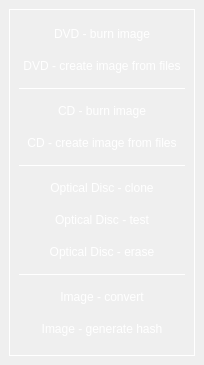
<ui version="4.0" >
 <author></author>
 <comment></comment>
 <exportmacro></exportmacro>
 <class>CDDVDAuthoring</class>
 <widget class="QWidget" name="CDDVDAuthoring" >
  <property name="geometry" >
   <rect>
    <x>0</x>
    <y>0</y>
    <width>191</width>
    <height>365</height>
   </rect>
  </property>
  <property name="windowTitle" >
   <string>CD/DVD authoring</string>
  </property>
  <layout class="QGridLayout" >
   <property name="margin" >
    <number>9</number>
   </property>
   <property name="spacing" >
    <number>6</number>
   </property>
   <item row="0" column="0" >
    <widget class="QFrame" name="frame_2" >
     <property name="palette" >
      <palette>
       <active>
        <color>
         <red>255</red>
         <green>255</green>
         <blue>255</blue>
        </color>
        <color>
         <red>85</red>
         <green>85</green>
         <blue>127</blue>
        </color>
        <color>
         <red>127</red>
         <green>127</green>
         <blue>191</blue>
        </color>
        <color>
         <red>106</red>
         <green>106</green>
         <blue>159</blue>
        </color>
        <color>
         <red>42</red>
         <green>42</green>
         <blue>63</blue>
        </color>
        <color>
         <red>56</red>
         <green>56</green>
         <blue>84</blue>
        </color>
        <color>
         <red>255</red>
         <green>255</green>
         <blue>255</blue>
        </color>
        <color>
         <red>255</red>
         <green>255</green>
         <blue>255</blue>
        </color>
        <color>
         <red>255</red>
         <green>255</green>
         <blue>255</blue>
        </color>
        <color>
         <red>0</red>
         <green>0</green>
         <blue>0</blue>
        </color>
        <color>
         <red>85</red>
         <green>85</green>
         <blue>127</blue>
        </color>
        <color>
         <red>0</red>
         <green>0</green>
         <blue>0</blue>
        </color>
        <color>
         <red>0</red>
         <green>0</green>
         <blue>0</blue>
        </color>
        <color>
         <red>255</red>
         <green>255</green>
         <blue>255</blue>
        </color>
        <color>
         <red>0</red>
         <green>0</green>
         <blue>255</blue>
        </color>
        <color>
         <red>255</red>
         <green>0</green>
         <blue>255</blue>
        </color>
        <color>
         <red>42</red>
         <green>42</green>
         <blue>63</blue>
        </color>
       </active>
       <inactive>
        <color>
         <red>255</red>
         <green>255</green>
         <blue>255</blue>
        </color>
        <color>
         <red>85</red>
         <green>85</green>
         <blue>127</blue>
        </color>
        <color>
         <red>127</red>
         <green>127</green>
         <blue>191</blue>
        </color>
        <color>
         <red>106</red>
         <green>106</green>
         <blue>159</blue>
        </color>
        <color>
         <red>42</red>
         <green>42</green>
         <blue>63</blue>
        </color>
        <color>
         <red>56</red>
         <green>56</green>
         <blue>84</blue>
        </color>
        <color>
         <red>255</red>
         <green>255</green>
         <blue>255</blue>
        </color>
        <color>
         <red>255</red>
         <green>255</green>
         <blue>255</blue>
        </color>
        <color>
         <red>255</red>
         <green>255</green>
         <blue>255</blue>
        </color>
        <color>
         <red>0</red>
         <green>0</green>
         <blue>0</blue>
        </color>
        <color>
         <red>85</red>
         <green>85</green>
         <blue>127</blue>
        </color>
        <color>
         <red>0</red>
         <green>0</green>
         <blue>0</blue>
        </color>
        <color>
         <red>0</red>
         <green>0</green>
         <blue>0</blue>
        </color>
        <color>
         <red>255</red>
         <green>255</green>
         <blue>255</blue>
        </color>
        <color>
         <red>0</red>
         <green>0</green>
         <blue>255</blue>
        </color>
        <color>
         <red>255</red>
         <green>0</green>
         <blue>255</blue>
        </color>
        <color>
         <red>42</red>
         <green>42</green>
         <blue>63</blue>
        </color>
       </inactive>
       <disabled>
        <color>
         <red>42</red>
         <green>42</green>
         <blue>63</blue>
        </color>
        <color>
         <red>85</red>
         <green>85</green>
         <blue>127</blue>
        </color>
        <color>
         <red>127</red>
         <green>127</green>
         <blue>191</blue>
        </color>
        <color>
         <red>106</red>
         <green>106</green>
         <blue>159</blue>
        </color>
        <color>
         <red>42</red>
         <green>42</green>
         <blue>63</blue>
        </color>
        <color>
         <red>56</red>
         <green>56</green>
         <blue>84</blue>
        </color>
        <color>
         <red>42</red>
         <green>42</green>
         <blue>63</blue>
        </color>
        <color>
         <red>255</red>
         <green>255</green>
         <blue>255</blue>
        </color>
        <color>
         <red>42</red>
         <green>42</green>
         <blue>63</blue>
        </color>
        <color>
         <red>85</red>
         <green>85</green>
         <blue>127</blue>
        </color>
        <color>
         <red>85</red>
         <green>85</green>
         <blue>127</blue>
        </color>
        <color>
         <red>0</red>
         <green>0</green>
         <blue>0</blue>
        </color>
        <color>
         <red>121</red>
         <green>125</green>
         <blue>121</blue>
        </color>
        <color>
         <red>207</red>
         <green>207</green>
         <blue>207</blue>
        </color>
        <color>
         <red>0</red>
         <green>0</green>
         <blue>255</blue>
        </color>
        <color>
         <red>255</red>
         <green>0</green>
         <blue>255</blue>
        </color>
        <color>
         <red>85</red>
         <green>85</green>
         <blue>127</blue>
        </color>
       </disabled>
      </palette>
     </property>
     <property name="frameShape" >
      <enum>QFrame::Panel</enum>
     </property>
     <property name="frameShadow" >
      <enum>QFrame::Plain</enum>
     </property>
     <layout class="QGridLayout" >
      <property name="margin" >
       <number>9</number>
      </property>
      <property name="spacing" >
       <number>6</number>
      </property>
      <item row="11" column="0" >
       <widget class="QPushButton" name="_imageGenerateHash" >
        <property name="text" >
         <string>Image - generate hash</string>
        </property>
        <property name="flat" >
         <bool>true</bool>
        </property>
       </widget>
      </item>
      <item row="10" column="0" >
       <widget class="QPushButton" name="_imageConvert" >
        <property name="text" >
         <string>Image - convert</string>
        </property>
        <property name="flat" >
         <bool>true</bool>
        </property>
       </widget>
      </item>
      <item row="9" column="0" >
       <widget class="QFrame" name="frame_6" >
        <property name="frameShape" >
         <enum>QFrame::HLine</enum>
        </property>
        <property name="frameShadow" >
         <enum>QFrame::Plain</enum>
        </property>
       </widget>
      </item>
      <item row="8" column="0" >
       <widget class="QPushButton" name="_opticaldiscErase" >
        <property name="text" >
         <string>Optical Disc - erase</string>
        </property>
        <property name="flat" >
         <bool>true</bool>
        </property>
       </widget>
      </item>
      <item row="7" column="0" >
       <widget class="QPushButton" name="_opticaldiscTest" >
        <property name="text" >
         <string>Optical Disc - test</string>
        </property>
        <property name="flat" >
         <bool>true</bool>
        </property>
       </widget>
      </item>
      <item row="6" column="0" >
       <widget class="QPushButton" name="_opticaldiscClone" >
        <property name="text" >
         <string>Optical Disc - clone</string>
        </property>
        <property name="flat" >
         <bool>true</bool>
        </property>
       </widget>
      </item>
      <item row="5" column="0" >
       <widget class="QFrame" name="frame_4" >
        <property name="frameShape" >
         <enum>QFrame::HLine</enum>
        </property>
        <property name="frameShadow" >
         <enum>QFrame::Plain</enum>
        </property>
       </widget>
      </item>
      <item row="4" column="0" >
       <widget class="QPushButton" name="_cdCreateImage" >
        <property name="text" >
         <string>CD - create image from files</string>
        </property>
        <property name="flat" >
         <bool>true</bool>
        </property>
       </widget>
      </item>
      <item row="3" column="0" >
       <widget class="QPushButton" name="_cdBurnImage" >
        <property name="text" >
         <string>CD - burn image</string>
        </property>
        <property name="flat" >
         <bool>true</bool>
        </property>
       </widget>
      </item>
      <item row="2" column="0" >
       <widget class="QFrame" name="frame_3" >
        <property name="frameShape" >
         <enum>QFrame::HLine</enum>
        </property>
        <property name="frameShadow" >
         <enum>QFrame::Plain</enum>
        </property>
       </widget>
      </item>
      <item row="1" column="0" >
       <widget class="QPushButton" name="_dvdCreateImage" >
        <property name="text" >
         <string>DVD - create image from files</string>
        </property>
        <property name="flat" >
         <bool>true</bool>
        </property>
       </widget>
      </item>
      <item row="0" column="0" >
       <widget class="QPushButton" name="_dvdBurnImage" >
        <property name="layoutDirection" >
         <enum>Qt::LeftToRight</enum>
        </property>
        <property name="text" >
         <string>DVD - burn image</string>
        </property>
        <property name="flat" >
         <bool>true</bool>
        </property>
       </widget>
      </item>
     </layout>
    </widget>
   </item>
  </layout>
 </widget>
 <pixmapfunction></pixmapfunction>
 <resources/>
 <connections/>
</ui>
